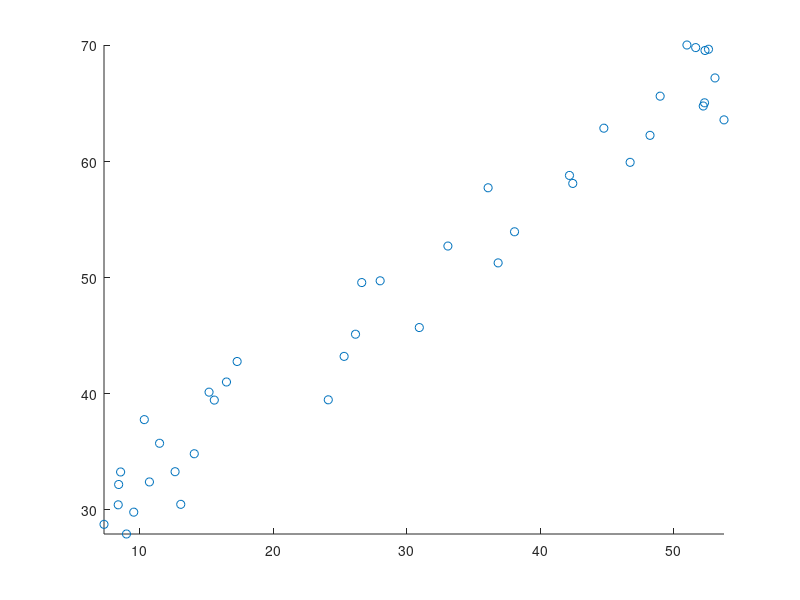

The MATLAB source for this figure: (Note: this script raises an error after producing the figure.)
m = 40;
sizeNoise = 10;
x = rand(m,1).*50 + 5;
noise = rand(m,1) * sizeNoise;
pente = 0.8;
c =  20;
y = c + pente*x + noise;

pdep = [1 5];

hold on;
scatter(x,y);
axis([min(x) max(x) min(y) max(y)]);
t = findRegLin(pdep,x,y,m);
plot(x,linear(t(1),t(2),x));
hold off